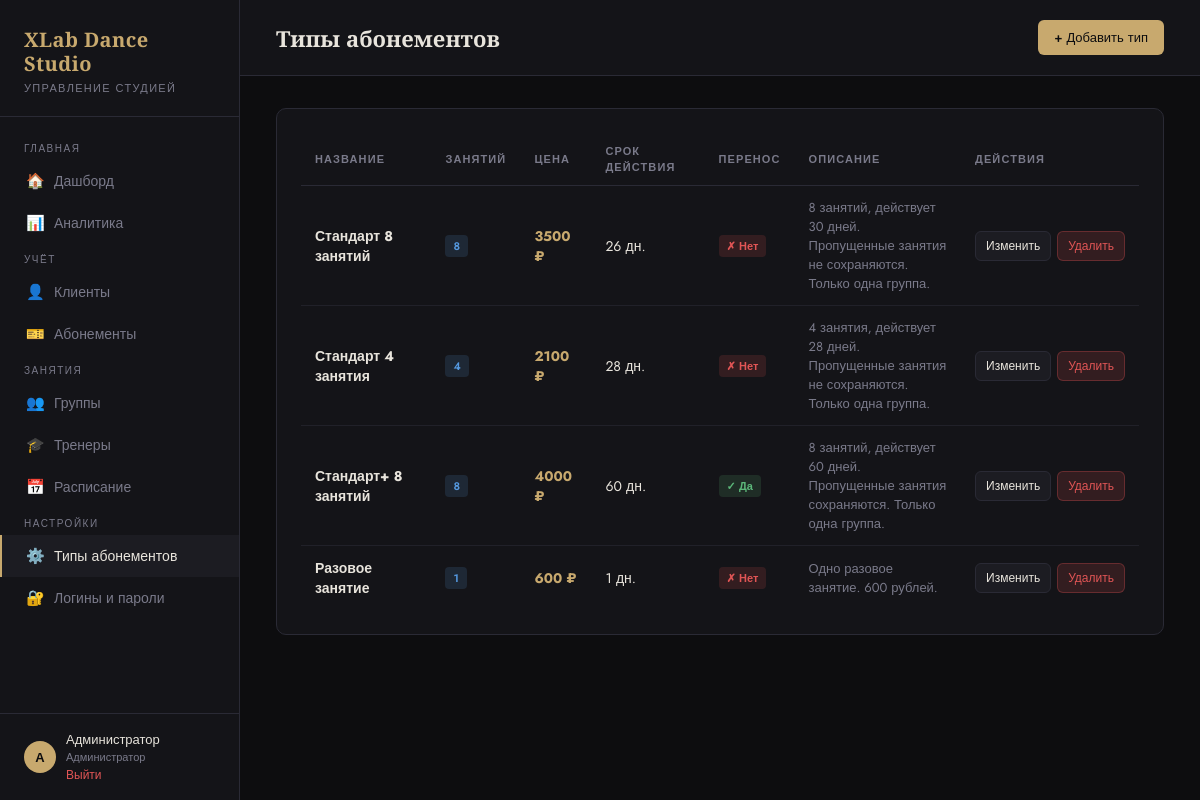
Screenshot of /subscription-types (signed in) with the database file from the repository.
### tables this page shows
CREATE TABLE users (
            id INTEGER PRIMARY KEY AUTOINCREMENT,
            role TEXT NOT NULL, -- admin | trainer
            username TEXT UNIQUE NOT NULL,
            password TEXT NOT NULL,
            name TEXT NOT NULL,
            trainer_id INTEGER UNIQUE REFERENCES trainers(id) ON DELETE CASCADE
        );

CREATE TABLE subscription_types (
            id INTEGER PRIMARY KEY AUTOINCREMENT,
            name TEXT NOT NULL,
            lessons_count INTEGER NOT NULL,
            price REAL NOT NULL,
            validity_days INTEGER NOT NULL,
            carry_over INTEGER DEFAULT 0,
            description TEXT
        );

### app.py (the view)
@app.route('/subscription-types')
@login_required
def subscription_types():
    db = get_db()
    types = db.execute('SELECT * FROM subscription_types ORDER BY id').fetchall()
    return render_template('subscription_types.html', types=types)

### app.py (called while the page is built, shortened)
def current_role():
    return session.get('role', 'admin')

def is_admin():
    return current_role() == 'admin'

def sync_session_user():
    if 'user_id' not in session:
        return
    db = get_db()
    user = db.execute('SELECT role, trainer_id, name FROM users WHERE id=?', (session['user_id'],)).fetchone()
    if not user:
        session.clear()
        return
    session['role'] = user['role']
    session['trainer_id'] = user['trainer_id']
    session['user_name'] = user['name']

@app.before_request
def setup():
    if request.endpoint is None:
        return
    if request.endpoint in ('login', 'logout', 'static'):
        return
    if 'user_id' not in session:
        return
    sync_session_user()
    if is_admin():
        return

def login_required(f):
    from functools import wraps
    @wraps(f)
    def decorated(*args, **kwargs):
        if 'user_id' not in session:
            return redirect(url_for('login'))
        return f(*args, **kwargs)
    return decorated

### database.py (called while the page is built)
def get_db():
    from app import app
    if 'db' not in g:
        g.db = sqlite3.connect(DATABASE)
        g.db.row_factory = sqlite3.Row
        g.db.execute("PRAGMA foreign_keys = ON")
    return g.db

### templates/subscription_types.html (shortened to what this page needs)
{% extends "base.html" %}
{% block topbar_title %}Типы абонементов{% endblock %}
{% block topbar_actions %}
  <a href="{{ url_for('add_subscription_type') }}" class="btn btn-primary">+ Добавить тип</a>
{% endblock %}
{% block content %}
<div class="card">
  <div class="table-wrap">
    <table>
      <thead>
        <tr>
          <th>Название</th>
          <th>Занятий</th>
          <th>Цена</th>
          <th>Срок действия</th>
          <th>Перенос</th>
          <th>Описание</th>
          <th>Действия</th>
        </tr>
      </thead>
      <tbody>
        {% for t in types %}
        <tr>
          <td><strong>{{ t.name }}</strong></td>
          <td><span class="badge badge-blue">{{ t.lessons_count }}</span></td>
          <td><strong style="color: var(--accent)">{{ "%.0f"|format(t.price) }} ₽</strong></td>
          <td>{{ t.validity_days }} дн.</td>
          <td>
            {% if t.carry_over %}
              <span class="badge badge-green">✓ Да</span>
            {% else %}
              <span class="badge badge-red">✗ Нет</span>
            {% endif %}
          </td>
          <td style="max-width:250px; font-size:13px; color: var(--muted)">{{ t.description or '—' }}</td>
          <td>
            <div style="display:flex; gap:6px">
              <a href="{{ url_for('edit_subscription_type', id=t.id) }}" class="btn btn-secondary btn-sm">Изменить</a>
              <form method="POST" action="{{ url_for('delete_subscription_type', id=t.id) }}" onsubmit="return confirm('Удалить?')">
                <button class="btn btn-danger btn-sm">Удалить</button>
              </form>
            </div>
          </td>
        </tr>
        {% endfor %}
      </tbody>
    </table>
  </div>
</div>
{% endblock %}

### templates/base.html (shortened to what this page needs)
<!DOCTYPE html>
<html lang="ru">
<head>
</head>
<body>
<aside class="sidebar">
  <div class="sidebar-logo">
    <h1>XLab Dance<br>Studio</h1>
    <p>Управление студией</p>
  </div>
  <nav class="nav">
    <div class="nav-section">Главная</div>
    <a href="{{ url_for('dashboard') }}" class="{{ 'active' if request.endpoint == 'dashboard' }}">
      <span class="icon">🏠</span> Дашборд
    </a>
    {% if session.role == 'admin' %}
    <a href="{{ url_for('analytics') }}" class="{{ 'active' if request.endpoint == 'analytics' }}">
      <span class="icon">📊</span> Аналитика
    </a>
    {% endif %}
    {% if session.role == 'admin' %}
    <div class="nav-section">Учёт</div>
    <a href="{{ url_for('clients') }}" class="{{ 'active' if 'client' in request.endpoint }}">
      <span class="icon">👤</span> Клиенты
    </a>
    <a href="{{ url_for('subscriptions') }}" class="{{ 'active' if 'subscription' in request.endpoint and request.endpoint != 'subscription_types' }}">
      <span class="icon">🎫</span> Абонементы
    </a>
    {% endif %}
    <div class="nav-section">Занятия</div>
    {% if session.role == 'admin' %}
    <a href="{{ url_for('groups') }}" class="{{ 'active' if 'group' in request.endpoint }}">
      <span class="icon">👥</span> Группы
    </a>
    {% endif %}
    {% if session.role == 'admin' %}
    <a href="{{ url_for('trainers') }}" class="{{ 'active' if 'trainer' in request.endpoint }}">
      <span class="icon">🎓</span> Тренеры
    </a>
    {% endif %}
    <a href="{{ url_for('schedule') }}" class="{{ 'active' if 'schedule' in request.endpoint or 'attendance' in request.endpoint }}">
      <span class="icon">📅</span> Расписание
    </a>
    {% if session.role == 'admin' %}
    <div class="nav-section">Настройки</div>
    <a href="{{ url_for('subscription_types') }}" class="{{ 'active' if request.endpoint == 'subscription_types' }}">
      <span class="icon">⚙️</span> Типы абонементов
    </a>
    <a href="{{ url_for('accounts') }}" class="{{ 'active' if 'account' in request.endpoint }}">
      <span class="icon">🔐</span> Логины и пароли
    </a>
    {% endif %}
  </nav>
  <div class="sidebar-user">
    <div class="avatar">{{ session.user_name[0] if session.user_name }}</div>
    <div>
      <div style="color: var(--text); font-size: 13px;">{{ session.user_name }}</div>
      <div style="font-size: 11px; color: var(--muted);">{{ 'Администратор' if session.role == 'admin' else 'Тренер' }}</div>
      <a href="{{ url_for('logout') }}">Выйти</a>
    </div>
  </div>
</aside>
<div class="main">
  <div class="topbar">
    <h2>{% block topbar_title %}{% endblock %}</h2>
    <div>{% block topbar_actions %}{% endblock %}</div>
  </div>
  <div class="content">
    {% block content %}{% endblock %}
  </div>
</div>
</body>
</html>

### templates/base.html (style rules this page uses)
:root { --bg: #0d0d0f; --surface: #141418; --surface2: #1c1c22; --border: #2a2a35; --accent: #c8a96e; --accent2: #e8c88a; --text: #e8e4dc; --muted: #7a7a8a; --danger: #e05555; --success: #5cb87a; --warning: #e0a055; --info: #5599e0; --sidebar-w: 240px; }
* { box-sizing: border-box; margin: 0; padding: 0; }
body { background: var(--bg); color: var(--text); font-family: 'Jost', sans-serif; font-weight: 400; min-height: 100vh; display: flex; }
.sidebar { width: var(--sidebar-w); min-height: 100vh; background: var(--surface); border-right: 1px solid var(--border); display: flex; flex-direction: column; position: fixed; top: 0; left: 0; z-index: 100; }
.sidebar-logo { padding: 28px 24px 20px; border-bottom: 1px solid var(--border); }
.sidebar-logo h1 { font-family: 'Playfair Display', serif; font-size: 20px; font-weight: 700; color: var(--accent); letter-spacing: 0.02em; line-height: 1.2; }
.sidebar-logo p { font-size: 11px; color: var(--muted); letter-spacing: 0.12em; text-transform: uppercase; margin-top: 4px; }
.nav { flex: 1; padding: 16px 0; overflow-y: auto; max-height: calc(100vh - 200px); }
.nav-section { padding: 8px 24px 4px; font-size: 10px; letter-spacing: 0.15em; text-transform: uppercase; color: var(--muted); }
.nav a { display: flex; align-items: center; gap: 10px; padding: 10px 24px; color: var(--muted); text-decoration: none; font-size: 14px; font-weight: 400; transition: all 0.2s; border-left: 2px solid transparent; }
.nav a:hover, .nav a.active { color: var(--text); background: var(--surface2); border-left-color: var(--accent); }
.nav a .icon { width: 18px; text-align: center; font-size: 15px; }
.sidebar-user { padding: 16px 24px; border-top: 1px solid var(--border); font-size: 13px; color: var(--muted); display: flex; align-items: center; gap: 10px; }
.sidebar-user .avatar { width: 32px; height: 32px; border-radius: 50%; background: var(--accent); display: flex; align-items: center; justify-content: center; color: var(--bg); font-weight: 700; font-size: 13px; }
.sidebar-user a { color: var(--danger); text-decoration: none; font-size: 12px; }
.main { margin-left: var(--sidebar-w); flex: 1; min-height: 100vh; }
.topbar { padding: 20px 36px; border-bottom: 1px solid var(--border); background: var(--surface); display: flex; align-items: center; justify-content: space-between; position: sticky; top: 0; z-index: 50; }
.topbar h2 { font-family: 'Playfair Display', serif; font-size: 22px; font-weight: 600; color: var(--text); }
.content { padding: 32px 36px; }
.card { background: var(--surface); border: 1px solid var(--border); border-radius: 10px; padding: 24px; }
.table-wrap { overflow-x: auto; }
table { width: 100%; border-collapse: collapse; }
th { text-align: left; padding: 10px 14px; font-size: 11px; font-weight: 600; letter-spacing: 0.1em; text-transform: uppercase; color: var(--muted); border-bottom: 1px solid var(--border); }
td { padding: 12px 14px; font-size: 14px; border-bottom: 1px solid rgba(42,42,53,0.6); vertical-align: middle; }
tr:last-child td { border-bottom: none; }
.btn { display: inline-flex; align-items: center; gap: 6px; padding: 8px 16px; border-radius: 6px; font-size: 13px; font-weight: 500; cursor: pointer; border: none; text-decoration: none; transition: all 0.2s; font-family: 'Jost', sans-serif; }
.btn-primary { background: var(--accent); color: var(--bg); }
.btn-secondary { background: var(--surface2); color: var(--text); border: 1px solid var(--border); }
.btn-danger { background: rgba(224,85,85,0.15); color: var(--danger); border: 1px solid rgba(224,85,85,0.3); }
.btn-sm { padding: 5px 10px; font-size: 12px; }
.badge { display: inline-flex; align-items: center; padding: 3px 8px; border-radius: 4px; font-size: 11px; font-weight: 600; }
.badge-green { background: rgba(92,184,122,0.15); color: var(--success); }
.badge-red { background: rgba(224,85,85,0.15); color: var(--danger); }
.badge-blue { background: rgba(85,153,224,0.15); color: var(--info); }
a { color: var(--accent); text-decoration: none; }

### rows the page displays
users: name "А", user_name "Администратор", role "Администратор"
subscription_types: name "Стандарт 8 занятий", lessons_count "8", price "3500", validity_days "26", carry_over "✗ Нет", description "8 занятий, действует 30 дней. Пропущенные занятия не сохраняются. Только одна группа."
subscription_types: name "Стандарт 4 занятия", lessons_count "4", price "2100", validity_days "28", carry_over "✗ Нет", description "4 занятия, действует 28 дней. Пропущенные занятия не сохраняются. Только одна группа."
subscription_types: name "Стандарт+ 8 занятий", lessons_count "8", price "4000", validity_days "60", carry_over "✓ Да", description "8 занятий, действует 60 дней. Пропущенные занятия сохраняются. Только одна группа."
subscription_types: name "Разовое занятие", lessons_count "1", price "600", validity_days "1", carry_over "✗ Нет", description "Одно разовое занятие. 600 рублей."
